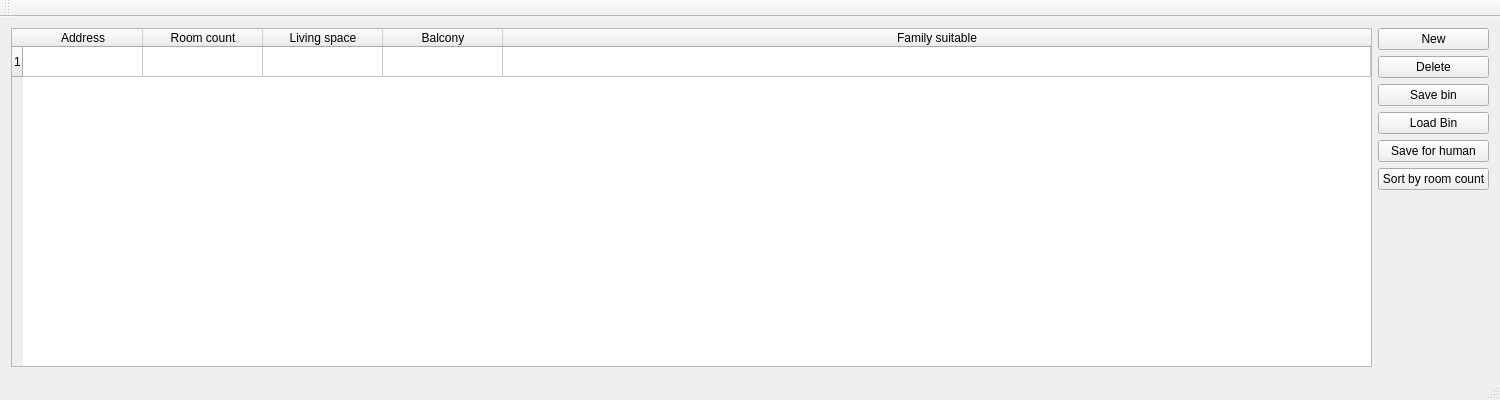
<?xml version="1.0" encoding="UTF-8"?>
<ui version="4.0">
 <class>MainWindow</class>
 <widget class="QMainWindow" name="MainWindow">
  <property name="geometry">
   <rect>
    <x>0</x>
    <y>0</y>
    <width>1500</width>
    <height>400</height>
   </rect>
  </property>
  <property name="windowTitle">
   <string>MainWindow</string>
  </property>
  <widget class="QWidget" name="centralWidget">
   <layout class="QHBoxLayout" name="horizontalLayout_2">
    <item>
     <layout class="QHBoxLayout" name="horizontalLayout">
      <item>
       <widget class="QTableWidget" name="tableWidget">
        <property name="baseSize">
         <size>
          <width>100</width>
          <height>200</height>
         </size>
        </property>
        <property name="sortingEnabled">
         <bool>false</bool>
        </property>
        <property name="rowCount">
         <number>1</number>
        </property>
        <attribute name="horizontalHeaderCascadingSectionResizes">
         <bool>false</bool>
        </attribute>
        <attribute name="horizontalHeaderMinimumSectionSize">
         <number>50</number>
        </attribute>
        <attribute name="horizontalHeaderDefaultSectionSize">
         <number>120</number>
        </attribute>
        <attribute name="horizontalHeaderStretchLastSection">
         <bool>true</bool>
        </attribute>
        <attribute name="verticalHeaderHighlightSections">
         <bool>true</bool>
        </attribute>
        <attribute name="verticalHeaderStretchLastSection">
         <bool>false</bool>
        </attribute>
        <row/>
        <column>
         <property name="text">
          <string>Address</string>
         </property>
        </column>
        <column>
         <property name="text">
          <string>Room count</string>
         </property>
        </column>
        <column>
         <property name="text">
          <string>Living space</string>
         </property>
        </column>
        <column>
         <property name="text">
          <string>Balcony</string>
         </property>
        </column>
        <column>
         <property name="text">
          <string>Family suitable</string>
         </property>
        </column>
       </widget>
      </item>
      <item>
       <layout class="QVBoxLayout" name="verticalLayout">
        <item>
         <widget class="QPushButton" name="pushButton_new">
          <property name="text">
           <string>New</string>
          </property>
         </widget>
        </item>
        <item>
         <widget class="QPushButton" name="pushButton_delete">
          <property name="text">
           <string>Delete</string>
          </property>
         </widget>
        </item>
        <item>
         <widget class="QPushButton" name="pushButton_saveBin">
          <property name="text">
           <string>Save bin</string>
          </property>
         </widget>
        </item>
        <item>
         <widget class="QPushButton" name="pushButton_loadBin">
          <property name="text">
           <string>Load Bin</string>
          </property>
         </widget>
        </item>
        <item>
         <widget class="QPushButton" name="pushButton_saveHum">
          <property name="text">
           <string>Save for human</string>
          </property>
         </widget>
        </item>
        <item>
         <widget class="QPushButton" name="pushButton_sort">
          <property name="text">
           <string>Sort by room count</string>
          </property>
         </widget>
        </item>
        <item>
         <spacer name="verticalSpacer">
          <property name="orientation">
           <enum>Qt::Vertical</enum>
          </property>
          <property name="sizeHint" stdset="0">
           <size>
            <width>20</width>
            <height>40</height>
           </size>
          </property>
         </spacer>
        </item>
       </layout>
      </item>
     </layout>
    </item>
   </layout>
  </widget>
  <widget class="QMenuBar" name="menuBar">
   <property name="geometry">
    <rect>
     <x>0</x>
     <y>0</y>
     <width>1500</width>
     <height>25</height>
    </rect>
   </property>
  </widget>
  <widget class="QToolBar" name="mainToolBar">
   <attribute name="toolBarArea">
    <enum>TopToolBarArea</enum>
   </attribute>
   <attribute name="toolBarBreak">
    <bool>false</bool>
   </attribute>
  </widget>
  <widget class="QStatusBar" name="statusBar"/>
 </widget>
 <layoutdefault spacing="6" margin="11"/>
 <resources/>
 <connections/>
</ui>
